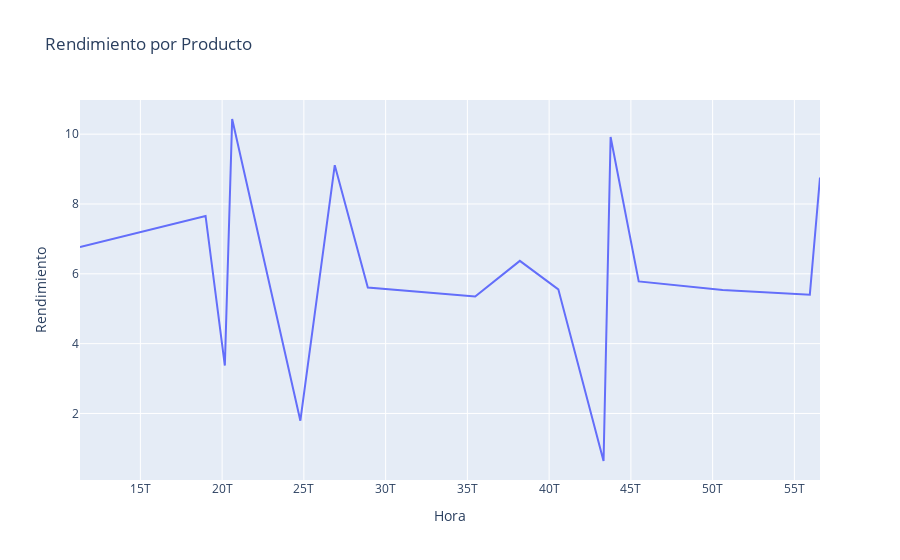

Notebook cell for this chart:
### Code cell
# Crear gráfico de barras
fig = px.line(df, x='Hora', y='Rendimiento', title='Rendimiento por Producto')

# Mostrar el gráfico
fig.show()

### Figure 1 — Plotly figure (JSON) as saved in the notebook; plotly's stock layout.template omitted (floating-point values rounded to 4 significant figures)
{"data": [{"hovertemplate": "Hora=%{x}<br>Rendimiento=%{y}<extra></extra>", "legendgroup": "", "line": {"color": "#636efa", "dash": "solid"}, "marker": {"symbol": "circle"}, "mode": "lines", "name": "", "orientation": "v", "showlegend": false, "type": "scatter", "x": [11308000000000, 18987000000000, 20167000000000, 20614000000000, 24785000000000, 26889000000000, 28910000000000, 35477000000000, 38209000000000, 40562000000000, 43328000000000, 43760000000000, 45479000000000, 50610000000000, 55944000000000, 56566000000000], "xaxis": "x", "y": [6.764, 7.659, 3.373, 10.43, 1.794, 9.111, 5.607, 5.352, 6.371, 5.556, 0.6389, 9.919, 5.783, 5.535, 5.404, 8.76], "yaxis": "y"}], "layout": {"legend": {"tracegroupgap": 0}, "title": {"text": "Rendimiento por Producto"}, "xaxis": {"anchor": "y", "domain": [0, 1], "title": {"text": "Hora"}}, "yaxis": {"anchor": "x", "domain": [0, 1], "title": {"text": "Rendimiento"}}}}
